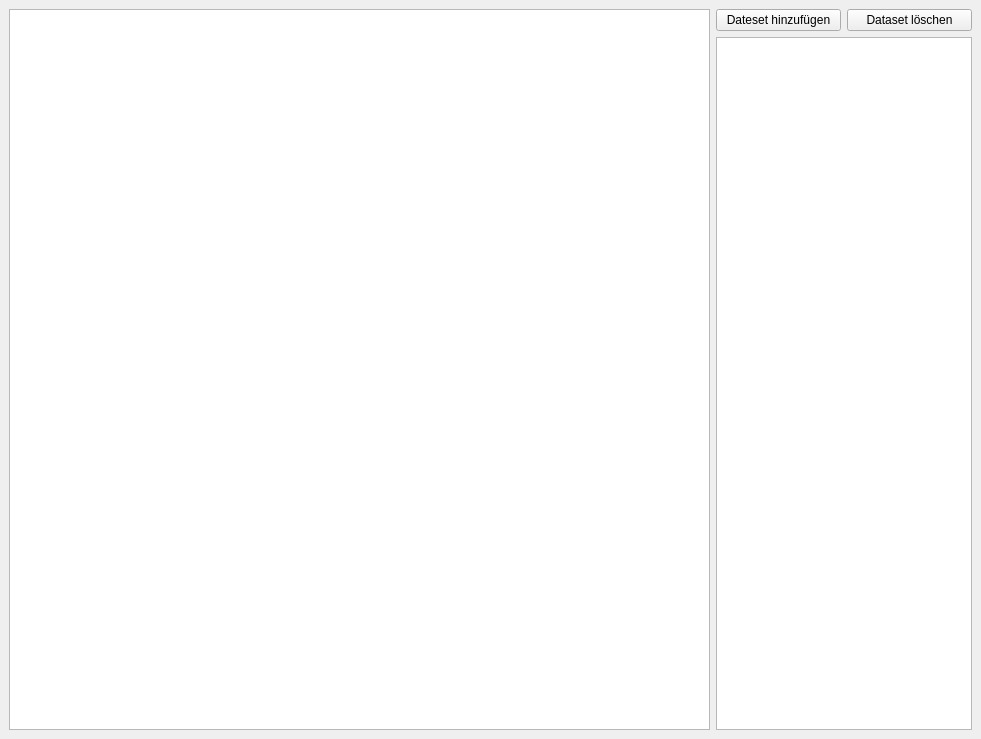
<?xml version="1.0" encoding="UTF-8"?>
<ui version="4.0">
 <class>lp_dock</class>
 <widget class="QDockWidget" name="lp_dock">
  <property name="geometry">
   <rect>
    <x>0</x>
    <y>0</y>
    <width>981</width>
    <height>739</height>
   </rect>
  </property>
  <property name="font">
   <font>
    <family>Segoe UI</family>
   </font>
  </property>
  <property name="windowIcon">
   <iconset>
    <normaloff>../icons/hydret1D.ico</normaloff>../icons/hydret1D.ico</iconset>
  </property>
  <property name="autoFillBackground">
   <bool>true</bool>
  </property>
  <property name="windowTitle">
   <string>Lageplan</string>
  </property>
  <widget class="QWidget" name="dockWidgetContents">
   <layout class="QGridLayout" name="gridLayout">
    <item row="0" column="0" rowspan="2">
     <widget class="PlotWidget" name="nodeView">
      <property name="minimumSize">
       <size>
        <width>200</width>
        <height>200</height>
       </size>
      </property>
     </widget>
    </item>
    <item row="0" column="1">
     <widget class="QPushButton" name="lp_adddata">
      <property name="text">
       <string>Dateset hinzufügen</string>
      </property>
     </widget>
    </item>
    <item row="0" column="2">
     <widget class="QPushButton" name="lp_removedata">
      <property name="text">
       <string>Dataset löschen</string>
      </property>
     </widget>
    </item>
    <item row="1" column="1" colspan="2">
     <widget class="QListWidget" name="lp_listWidget">
      <property name="dragEnabled">
       <bool>true</bool>
      </property>
      <property name="defaultDropAction">
       <enum>Qt::TargetMoveAction</enum>
      </property>
      <property name="alternatingRowColors">
       <bool>true</bool>
      </property>
      <property name="movement">
       <enum>QListView::Snap</enum>
      </property>
      <property name="viewMode">
       <enum>QListView::ListMode</enum>
      </property>
      <property name="sortingEnabled">
       <bool>true</bool>
      </property>
     </widget>
    </item>
   </layout>
  </widget>
 </widget>
 <customwidgets>
  <customwidget>
   <class>PlotWidget</class>
   <extends>QGraphicsView</extends>
   <header>pyqtgraph</header>
  </customwidget>
 </customwidgets>
 <resources/>
 <connections/>
</ui>
